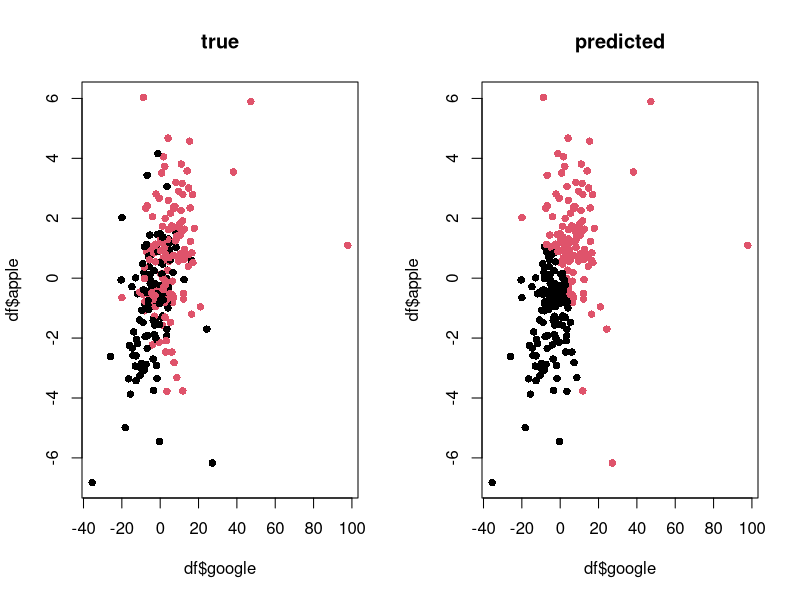

The R script that drew this image:
library(MASS)

df <- read.table("trading.txt")
n <- dim(df)[1]
head(df)

class <- qda(df[,1:2], df[,3])
class$prior
#      0        1 
# 0.4661355 0.5338645 
M <- rbind(c(mean(df[which(df$gain == 0),1]),mean(df[which(df$gain == 1),1])),
           c(mean(df[which(df$gain == 0),2]),mean(df[which(df$gain == 1),2])))
#       gain = 0 gain = 1
# goog -3.736068 5.1162687
# aapl -0.830094 0.7081866
pred <- predict(class, df[,1:2])
table(pred$class, df[,3])
#    0  1
# 0 84 45
# 1 33 89

errors <- (pred$class != df[,3])
APER.qda <- sum(errors)/n
# 0.310757

x11()
par(mfrow = c(1,2))
plot(df$google, df$apple, pch = 16, col = factor(df$gain), main = 'true')
plot(df$google, df$apple, pch = 16, col = pred$clas, main = 'predicted')

dummy <- rep(1,n)
errors <- (dummy != df[,3])
APER.dummy <- sum(errors)/n
# 0.4661355

classCV <- qda(df[,1:2], df[,3], CV = TRUE)
table(classCV$class, df[,3])
#    0  1
# 0 82 46
# 1 35 88

errors <- (classCV$class != df[,3])
APER.qdaCV <- sum(errors)/n
# 0.3227092

newdatum <- data.frame(google = -3, apple = -1.2)
predict(class, newdatum)
#     0        1
# 0.698252 0.301748
